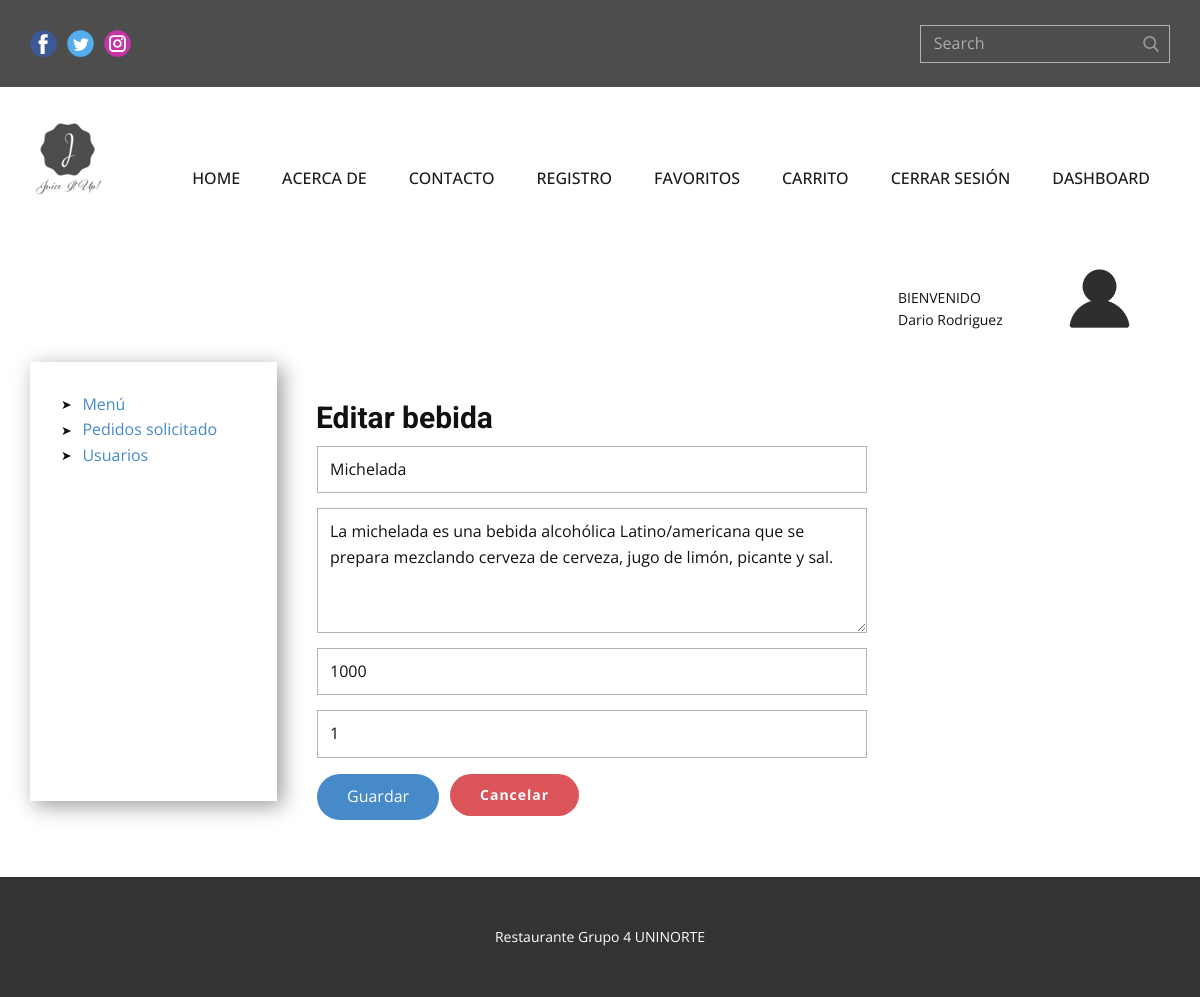
The page /update_bebida/2 (signed in) on the database its author committed.
### tables this page shows
CREATE TABLE bebidas (id INTEGER PRIMARY KEY NOT NULL, nombreBebida VARCHAR NOT NULL, descripcion TEXT NOT NULL, precio INTEGER NOT NULL, estado BOOLEAN DEFAULT (1), created_by DATE, updated_by DATE, urlField VARCHAR);

### app.py (the view, shortened to what this page needs)
@app.route('/update_bebida/<int:id>', methods=["GET","POST"])
def update_bebida(id):
    if session:
        try:
            return render_template('bebida_update_form.html', row = bebida_controller.get_bebida(id))
        except:
            return render_template('bebida_update_form.html', row = bebida_controller.get_bebida(id))
    return redirect(url_for("login"))

### bebida_controller.py (called while the page is built)
def get_bebida(id):
    db = sqlconnection()
    db.row_factory=sqlite3.Row
    cur = db.cursor()
    statement = "SELECT * FROM bebidas WHERE id = ?;"
    cur.execute(statement, [id])
    row = cur.fetchall()
    return row

### db.py (called while the page is built)
def sqlconnection():
    conn = sqlite3.connect(database)
    return conn

### templates/bebida_update_form.html (shortened to what this page needs)
{% extends "index.html" %}
{% block style %}
    <link rel="stylesheet" href="{{ url_for('static', filename='style/usuario_update_form.css') }}" media="screen">
{% endblock style %}
{% block content %}
    <section class="u-clearfix u-section-1" id="sec-b3eb">
      <div class="u-align-left u-clearfix u-sheet u-valign-top u-sheet-1">
        <div class="u-clearfix u-expanded-width u-layout-wrap u-layout-wrap-1">
          <div class="u-layout">
            <div class="u-layout-col">
              <div class="u-size-30">
                <div class="u-layout-col">
                  <div class="u-container-style u-layout-cell u-size-60 u-layout-cell-1">
                    <div class="u-container-layout u-valign-top u-container-layout-1">
                      <div class="u-image u-image-circle u-preserve-proportions u-image-1" alt="" data-image-width="512" data-image-height="512"></div>
                      <p class="u-small-text u-text u-text-variant u-text-1">BIENVENIDO</p>
                      <p class="u-small-text u-text u-text-variant u-text-2">{{session["nombre"]}}</p>
                    </div>
                  </div>
                </div>
              </div>
              <div class="u-size-30">
                <div class="u-layout-row">
                  <div class="u-container-style u-layout-cell u-size-13 u-layout-cell-2">
                    <div class="u-container-layout u-container-layout-2">
                      <ul class="u-custom-list u-text u-text-default u-text-3">
                        {% if session["super"] == 1 or session["admin"] == 1 %}
                        <li>
                          <div class="u-list-icon">
                            <div xmlns="http://www.w3.org/2000/svg" xmlns:xlink="http://www.w3.org/1999/xlink" version="1.1" xml:space="preserve" class="u-svg-content">➤</div>
                          </div>
                          <a href="{{ url_for('getBebidas') }}"> Menú</a>
                        </li>
                        <li>
                          <div class="u-list-icon">
                            <div xmlns="http://www.w3.org/2000/svg" xmlns:xlink="http://www.w3.org/1999/xlink" version="1.1" xml:space="preserve" class="u-svg-content">➤</div>
                          </div>
                          <a href="{{ url_for('listPedidos') }}"> Pedidos solicitado</a>
                        </li>
                        {% endif %}
                        <li>
                          <div class="u-list-icon">
                            <div xmlns="http://www.w3.org/2000/svg" xmlns:xlink="http://www.w3.org/1999/xlink" version="1.1" xml:space="preserve" class="u-svg-content">➤</div>
                          </div>
                          <a href="{{ url_for('getUsuarios') }}"> Usuarios</a>
                        </li>
                      </ul>
                    </div>
                  </div>
                  <div class="u-container-style u-layout-cell u-size-47 u-layout-cell-3">
                    <div class="u-container-layout u-container-layout-3">
                      <h3 class="u-text u-text-default u-text-4">Editar bebida</h3>
                      <div class="u-form u-form-1">
                        {% for r in row %}
                        <form method="POST" source="custom" class="u-clearfix u-form-custom-backend u-form-spacing-15 u-form-vertical u-inner-form" name="formUpdateB" style="padding: 10px;">
                          <div class="u-form-group u-form-name u-form-group-1">
                            <input type="text" placeholder="Nombre bebida" id="name-b527" name="nombre" class="u-border-1 u-border-grey-30 u-input u-input-rectangle u-white" value="{{ r ["nombreBebida"] }}">
                          </div>
                          <div class="u-form-group u-form-message u-form-group-2">
                            <textarea rows="4" cols="50" placeholder="Descripción" id="message-e1a1" name="descripcion" class="u-border-1 u-border-grey-30 u-input u-input-rectangle u-white">{{ r ["descripcion"] }}</textarea>
                          </div>
                          <div class="u-form-group u-form-group-3">
                            <input type="text" placeholder="Precio" id="text-9ec3" name="precio" class="u-border-1 u-border-grey-30 u-input u-input-rectangle u-white" value="{{ r ["precio"] }}">
                          </div>
                          <div class="u-form-group u-form-group-4">
                            <input type="text" placeholder="Disponibilidad" id="text-4441" name="disponibilidad" class="u-border-1 u-border-grey-30 u-input u-input-rectangle u-white" value="{{ r ["estado"] }}">
                          </div>
                          <div class="u-align-left u-form-group u-form-submit">
                            <button type="submit" class="u-active-palette-1-light-1 u-border-none u-btn u-btn-round u-btn-submit u-button-style u-hover-palette-1-light-1 u-palette-1-base u-radius-50 u-text-body-alt-color u-btn-1">Guardar</button>
                          </div>
                        </form>
                        {% endfor %}
                      </div>
                      <a href="{{ url_for('getBebidas') }}" class="u-border-none u-btn u-btn-round u-button-style u-hover-palette-1-light-1 u-palette-2-base u-radius-21 u-btn-2">Cancelar</a>
                    </div>
                  </div>
                </div>
              </div>
            </div>
          </div>
        </div>
      </div>
    </section>
{% endblock content %}

### static/style/usuario_update_form.css (style rules this page uses)
.u-section-1 .u-sheet-1 { min-height: 649px; }
.u-section-1 .u-layout-wrap-1 { margin-top: 0; margin-bottom: 60px; }
.u-section-1 .u-layout-cell-1 { min-height: 130px; }
.u-section-1 .u-container-layout-1 { padding: 30px; }
.u-section-1 .u-image-1 { width: 81px; height: 81px; background-image: url("../images/avatar.png"); background-position: 50% 50%; margin: 0 0 0 auto; }
.u-section-1 .u-text-1 { margin: -52px 133px 0 838px; }
.u-section-1 .u-text-2 { margin: 0 133px 0 838px; }
.u-section-1 .u-layout-cell-2 { min-height: 200px; }
.u-section-1 .u-container-layout-2 { box-shadow: 5px 5px 20px 0 rgba(0,0,0,0.4); padding: 30px; }
.u-section-1 .u-text-3 { margin-bottom: 0; margin-top: 0; }
.u-section-1 .u-layout-cell-3 { min-height: 439px; }
.u-section-1 .u-container-layout-3 { padding: 30px; }
.u-section-1 .u-text-4 { font-weight: 700; margin: 8px auto 0 9px; }
.u-section-1 .u-form-1 { height: 313px; margin: 0 263px 0 0; }
.u-section-1 .u-btn-2 { border-style: none; font-weight: 700; font-size: 0.875rem; letter-spacing: 1px; background-image: none; margin: -57px auto -174px 143px; }

### rows shown on the page
bebidas: nombre "Michelada", descripcion "La michelada es una bebida alcohólica Latino/americana que se prepara mezclando cerveza de cerveza, jugo de limón, picante y sal.", precio "1000", disponibilidad "1"

### other values the page prints
{{ session["nombre"] }} "Dario Rodriguez"
